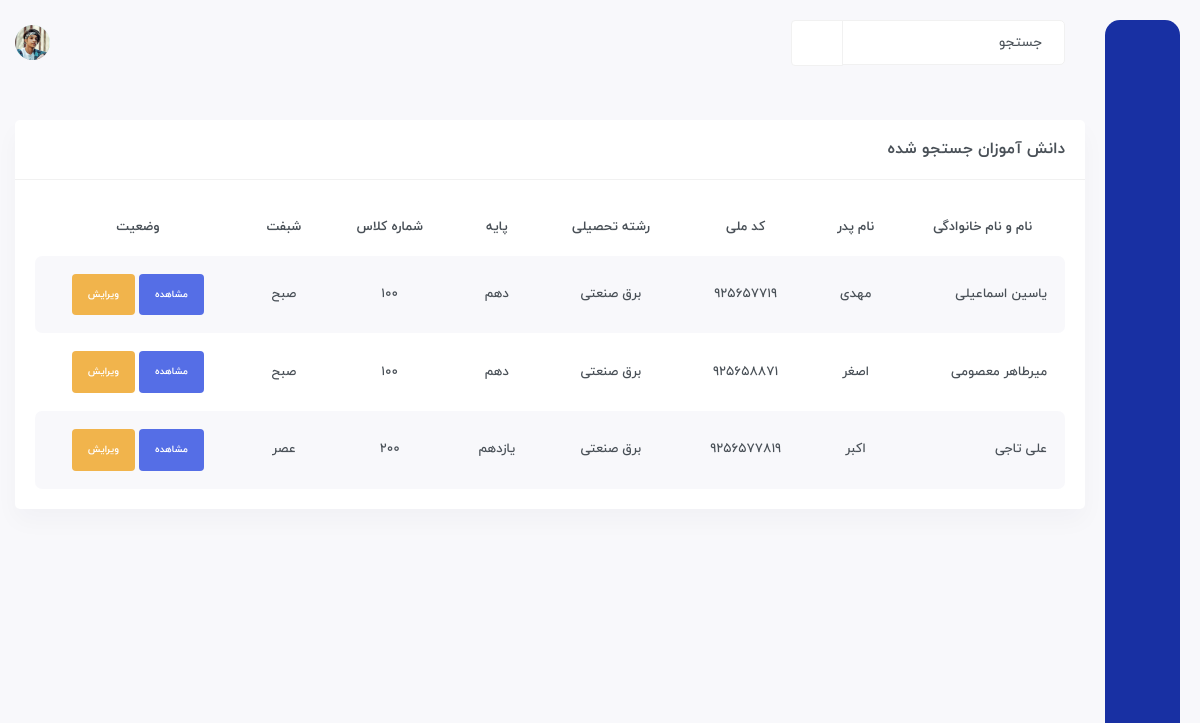
The app's page /search/, older data.
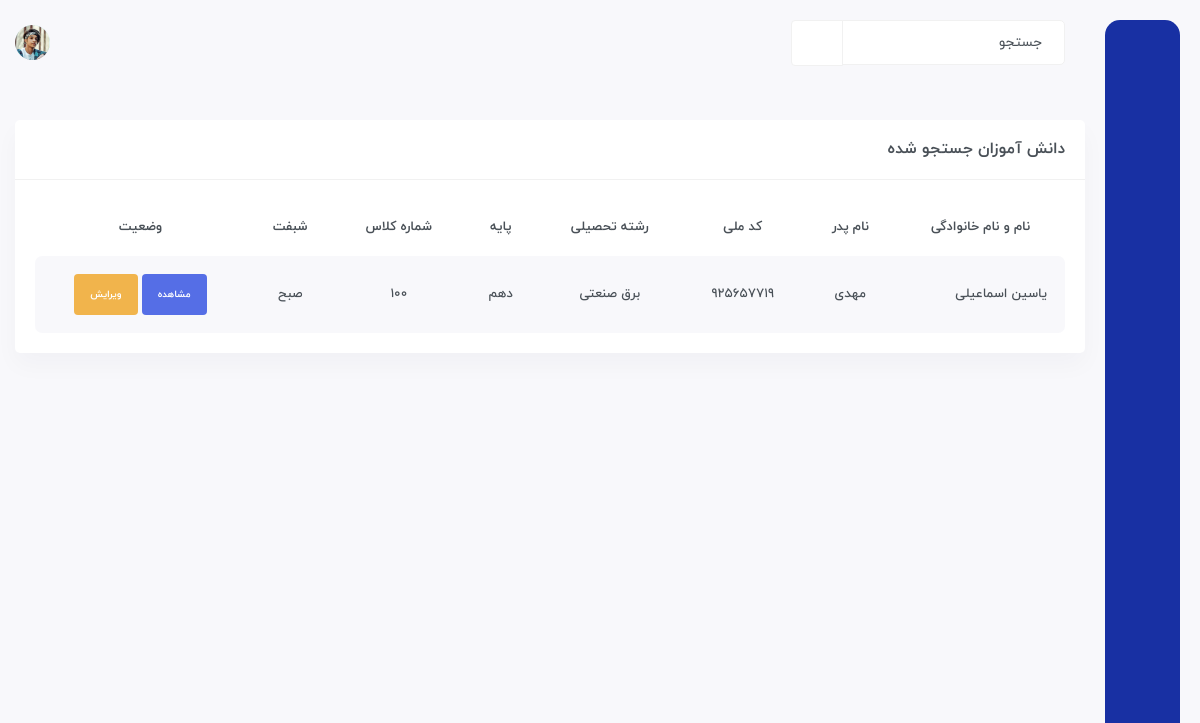
The same page, newer data.
### Student/models.py (models this page shows, shortened)
class Student(models.Model):
    full_name = models.CharField(max_length=200)
    father_name = models.CharField(max_length=100)
    id_code = models.IntegerField(unique=True)
    class_id = models.ForeignKey(Class, on_delete=models.CASCADE)
    reshte = models.ForeignKey(Reshte, on_delete=models.CASCADE)
    level = models.CharField(choices=LEVEL, max_length=8)
    level_up = models.BooleanField(default=False)
    date = models.DateField()
    usn = models.CharField(primary_key=True, max_length=200)
    objects = Manager()
    def get_absolute_url(self):
        return reverse('student:student',args=[self.full_name, self.id_code])

class Reshte(models.Model):
    name = models.CharField(max_length=100)
    def __str__(self):
        return self.name

class Class(models.Model):
    number = models.IntegerField()
    shift = models.CharField(choices=SHIFT, max_length=3)

### Student/views.py (the view)
class SearchingView(generic.ListView):
    template_name = 'search.html'
    context_object_name = 'student_class_room'
    def get_queryset(self):
        query = self.request.GET.get('query')
        if query is not None:
            return models.Student.objects.get_searching(query)
        return models.Student.objects.all()

### templates/search.html (shortened to what this page needs)
{% extends 'base.html' %}
{% block body %}
	<div id="main-wrapper">
	    <div class="content-body">
		<div class="container">
		    <div class="row">
			<div class="col-xxl-12">
			    <div class="card">
				<div class="card-header">
					<div>
						<h4 class="card-title">دانش آموزان جستجو شده</h4>
					</div>
				</div>
				<div class="card-body">
				    <div class="table-responsive">
					<table class="table table-striped responsive-table text-center">
					    <thead>
						<tr>
						    <th>نام و نام خانوادگی</th>
						    <th>نام پدر</th>
						    <th>کد ملی</th>
						    <th>رشته تحصیلی</th>
						    <th>پایه</th>
						    <th>شماره کلاس</th>
						    <th>شبفت</th>
						    <th>وضعیت</th>
						</tr>
					    </thead>
					    <tbody>
						{% for s in student_class_room %}
							<tr>
								<td><span class="danger-arrow">{{ s.full_name }}</span>
								</td>
								<td class="coin-name">
									{{ s.father_name }}
								</td>
								<td>
									{{ s.id_code }}
								</td>
								<td>{{ s.reshte }}</td>
								<td>{{ s.level }}</td>
								<td>{{ s.class_id.number }}</td>
								<td>{{ s.class_id.shift }}</td>
								<td>
									<div class="badge bg-primary p-3"><a href="{{ s.get_absolute_url }}" class="text-white">مشاهده</a></div>
									<div class="badge bg-warning p-3"><a href="{% url 'student:student-edit' s.full_name s.id_code %}" class="text-white">ویرایش</a></div>
								</td>
							</tr>
						{% endfor %}
					    </tbody>
					</table>
				    </div>
				</div>
			    </div>
			</div>
		    </div>
		</div>
	    </div>
	</div>
{% endblock %}

Row changes from the older to the newer data that the page shows:
removed Student: full_name "میرطاهر معصومی", father_name "اصغر", id_code "925658871", reshte "برق صنعتی", level "دهم", class_id.number "100", class_id.shift "صبح"
removed Student: full_name "علی تاجی", father_name "اکبر", id_code "9256577819", reshte "برق صنعتی", level "یازدهم", class_id.number "200", class_id.shift "عصر"
